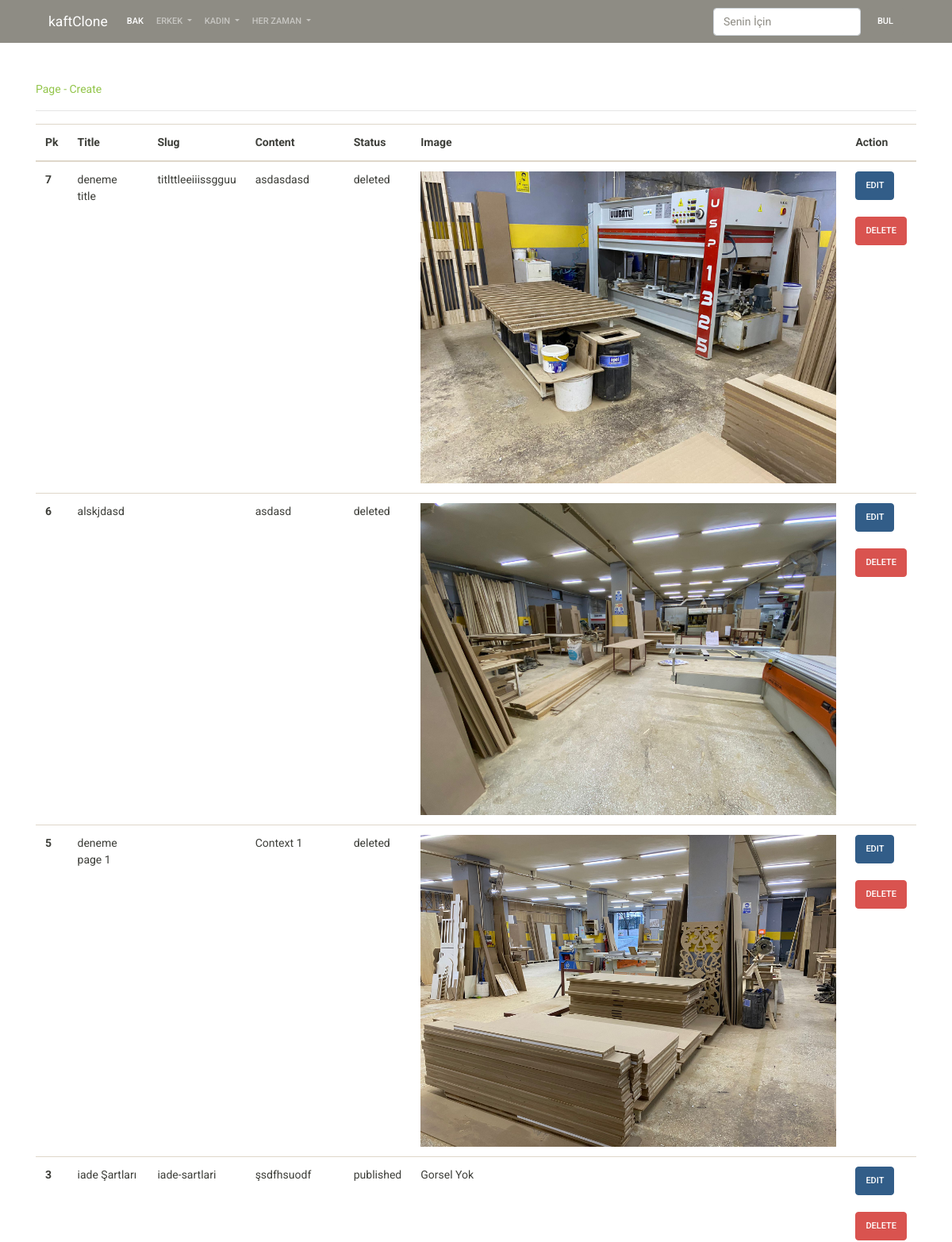
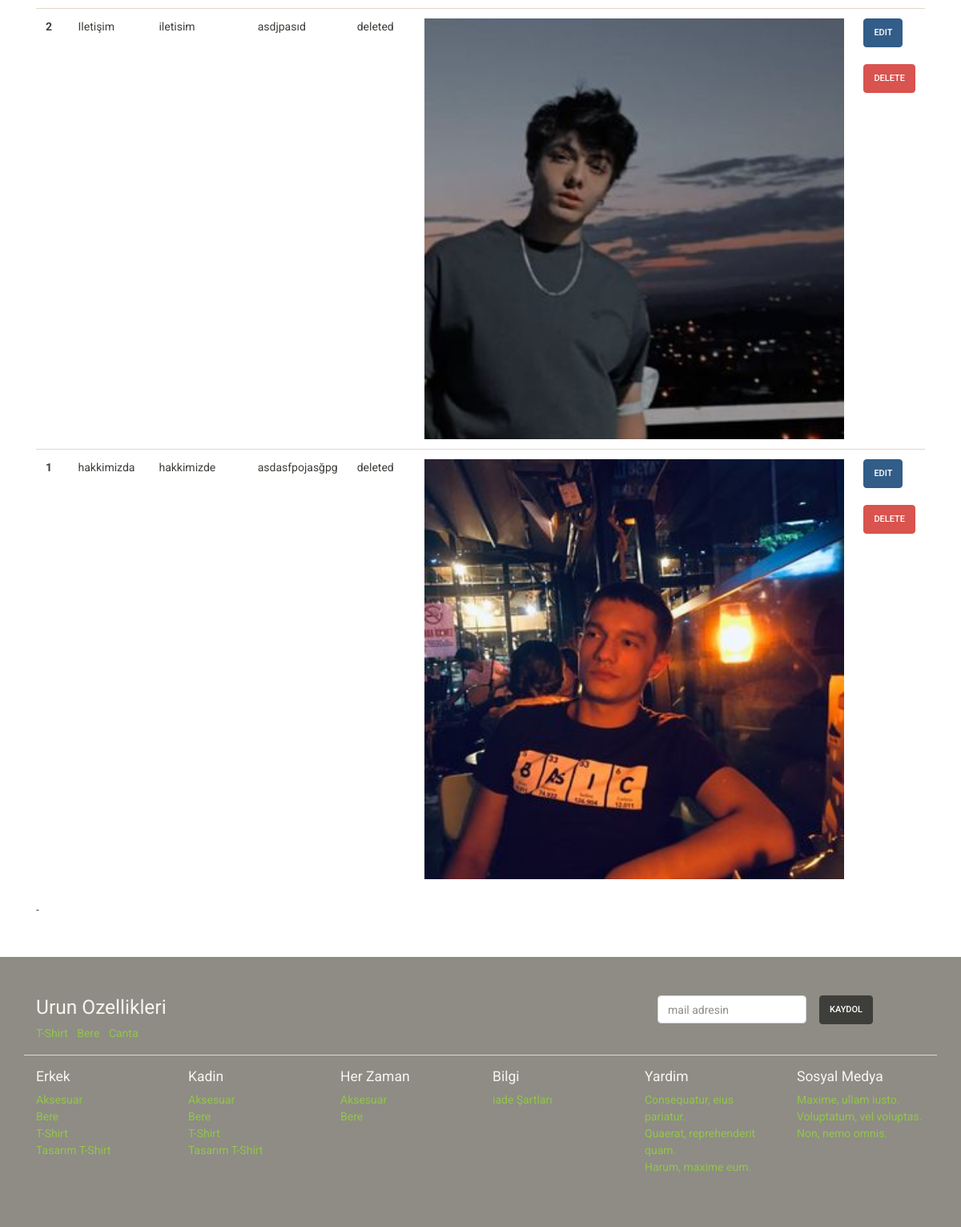
Before: /manage/page/list/ (signed in) with the older database file (2 pictures, top to bottom).
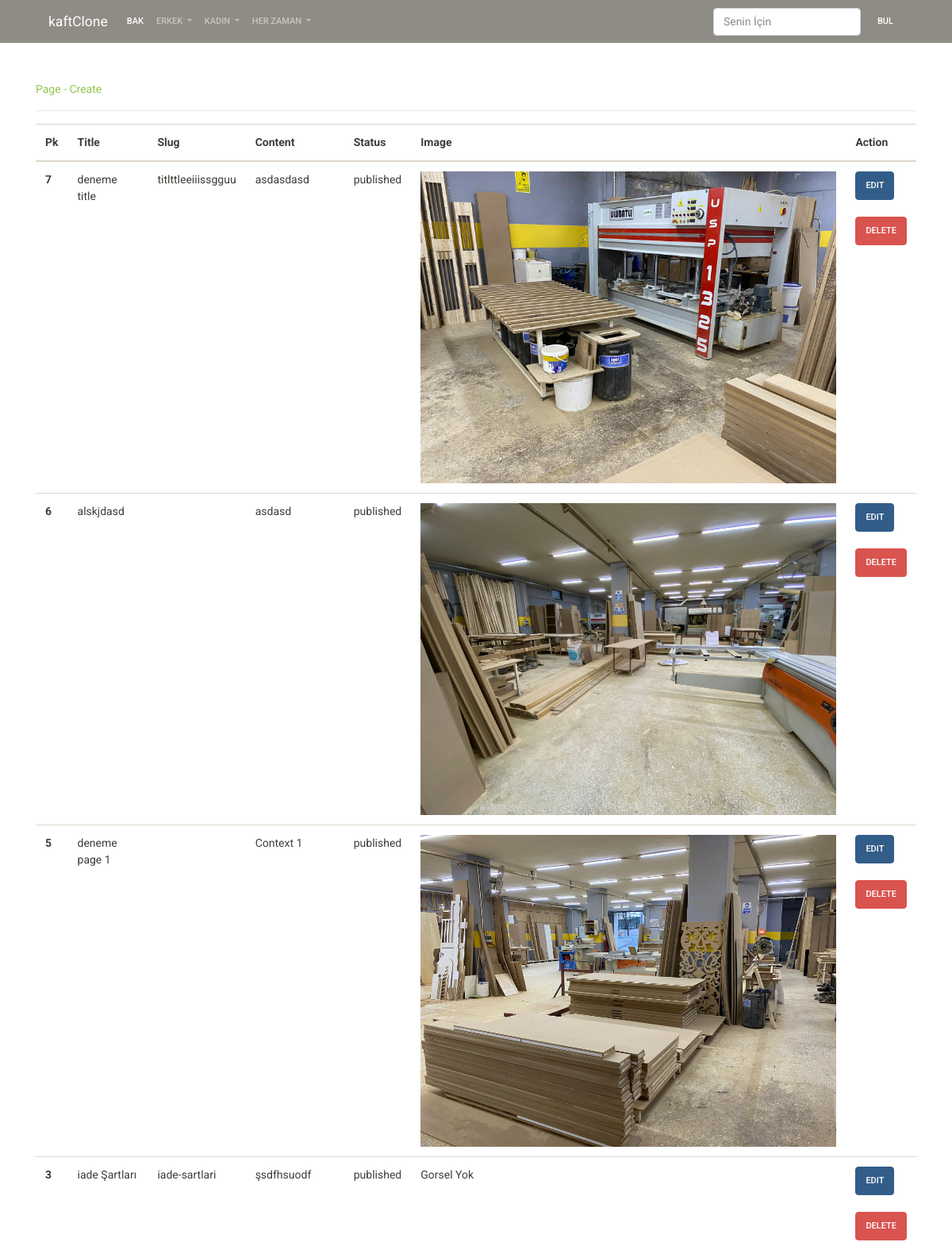
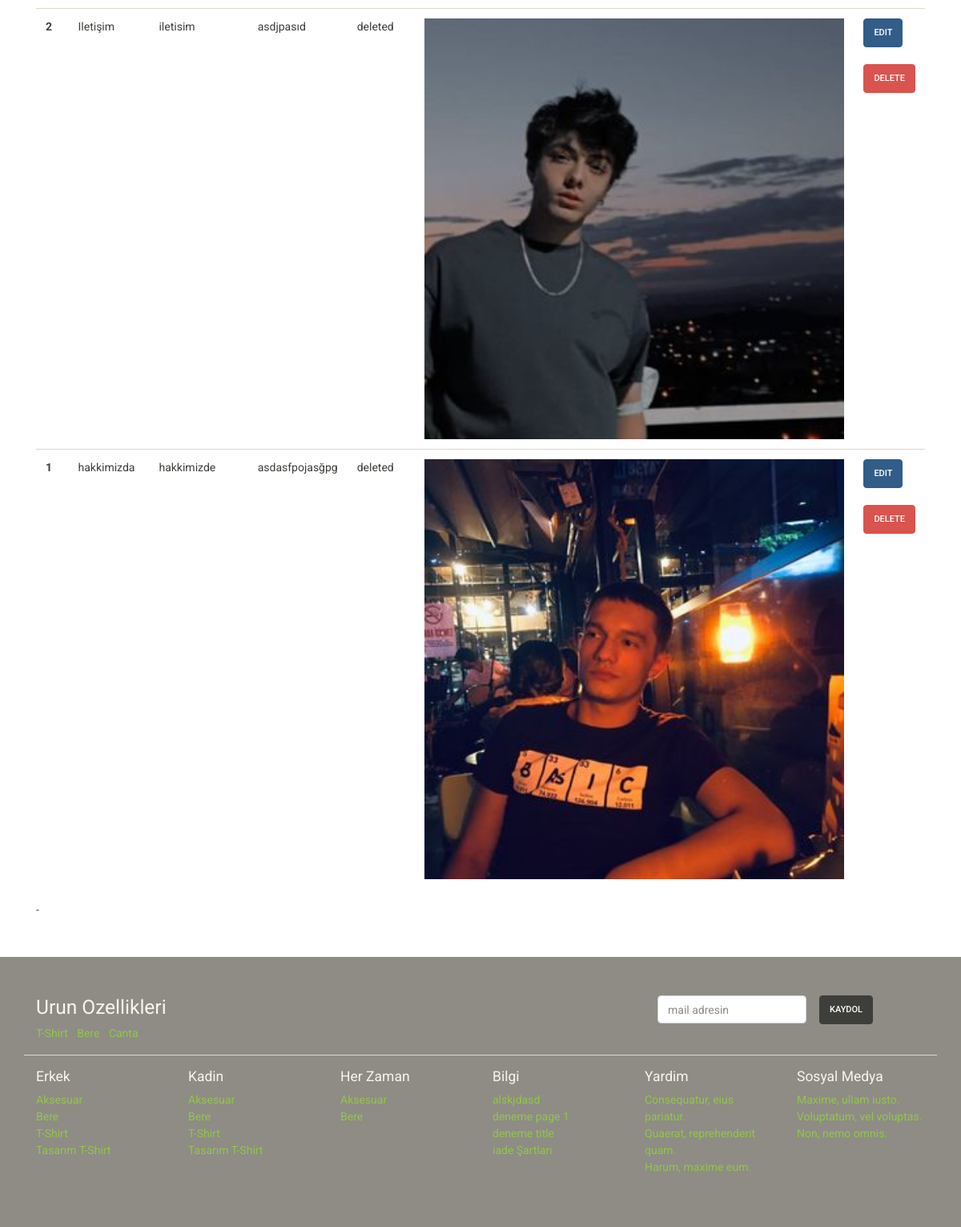
After: the same page with the newer database file (2 pictures, top to bottom).
### page/models.py (models this page shows)
class Page(models.Model):
    title=models.CharField(max_length=200)
    slug=models.SlugField(max_length=200,default="")
    content=models.TextField()
    cover_image = models.ImageField(upload_to='page',null=True,blank=True)
    status=models.CharField(default=DEFAULT_STATUS,choices=STATUS,max_length=10)
    created_at=models.DateTimeField(auto_now_add=True)
    updated_at=models.DateTimeField(auto_now=True)

### product/models.py (models this page shows, shortened)
class Category(models.Model):
    title=models.CharField(max_length=200)
    slug=models.SlugField(max_length=200,default="")
    status=models.CharField(default=DEFAULT_STATUS,choices=STATUS,max_length=10)
    created_at=models.DateTimeField(auto_now_add=True)
    updated_at=models.DateTimeField(auto_now=True)
    gender=models.CharField(
        max_length=6,
        default="unisex",
        choices=GENDER_CHOICE,
                            )
    is_men=models.BooleanField(default=False)
    is_women=models.BooleanField(default=False)

### page/views.py (the view)
# urls.py: path('page/list/',page_list,name='page_list'),
@staff_member_required
def page_list(request):
    context={}
    context['items']=Page.objects.all().order_by('-pk')
    return render(request,"manage/page_list.html",context)

### Deneme1/nav_context.py (called while the page is built)
def nav_data(request):
    context=dict()
    context['categories']=Category.objects.filter(
        status=STATUS,
    ).order_by('title')
    context['pages']=Page.objects.filter(
        status=STATUS
    ).order_by('title')
    return context

### templates/manage/page_list.html
{% extends 'base/base.html' %}
{% block content %}
<div class="container mt-5">
    <div class="row">
        <div class="col-sm-12 ">
            <a href='{% url "page_create" %}'>Page - Create</a>
          <hr>
            <table class="table">
                <thead>
                  <tr>
                    <th scope="col">Pk</th>
                    <th scope="col">Title</th>
                    <th scope="col">Slug</th>
                    <th scope="col">Content</th>
                    <th scope="col">Status</th>
                    <th scope="col">Image</th>
                    <th scope="col">Action</th>
                  </tr>
                </thead>
                <tbody>
                    {% for item in items %}
                  <tr>
                    <th scope="row">{{item.pk}}</th>
                    <td>{{item.title}}</td>
                    <td>{{item.slug}}</td>
                    <td>{{item.content}}</td>
                    <td>{{item.status}}</td>
                    <td>
                      {% if item.cover_image %}
                      <img src="{{ item.cover_image.url }}" class="w-100" >
                      {% else %}
                          Gorsel Yok
                      {% endif %}
                  </td>
                    <td><a href="{% url 'page_update' item.pk %}" class="btn btn-primary">Edit</a><br><br>
                      <a href="{% url 'page_delete' item.pk %}" class="btn btn-danger">Delete</a>
                    </td>
                  </tr>
                  {% endfor %}
                </tbody>
            </table>
            -<br>
        </div>
    </div>
</div>
{% endblock %}

### templates/base/base.html (shortened to what this page needs)
<!DOCTYPE html>
<html lang="en">
<head>
    {% include 'base/components/head.html' %}
</head>
<body>
    {% include 'base/components/nav.html' %}
    {% block content%}
    {% endblock %}
    {% include 'base/components/footer.html' %}
</body>
</html>

### templates/base/components/head.html (shortened to what this page needs)
{% load static %}
<link rel="stylesheet" href="{% static '/css/bootstrap.min.css' %}">

### templates/base/components/nav.html (shortened to what this page needs)
<div class="bg-dark">
    <div class="container">
<nav class="navbar navbar-expand-lg navbar-dark ">
        <a class="navbar-brand" href="#">kaftClone</a>
        <div class="collapse navbar-collapse" id="navbarColor02">
          <ul class="navbar-nav mr-auto">
            <li class="nav-item active">
              <a class="nav-link" href="#">Bak <span class="sr-only">(current)</span></a>
            </li>
            <li class="nav-item dropdown">
                <a class="nav-link dropdown-toggle" data-toggle="dropdown" href="#" role="button" aria-haspopup="" aria-expanded="">
                    Erkek
                </a>
            </li>
            <li class="nav-item dropdown">
                <a class="nav-link dropdown-toggle" data-toggle="dropdown" href="#" role="button" aria-haspopup="" aria-expanded="">
                    Kadın
                </a>
            </li>
            <li class="nav-item dropdown">
                <a class="nav-link dropdown-toggle" data-toggle="dropdown" href="#" role="button" aria-haspopup="" aria-expanded="">
                    Her Zaman
                </a>
            </li>
          </ul>
          <form class="form-inline my-2 my-lg-0">
            <input class="form-control mr-sm-2" type="text" placeholder='Senin İçin'>
            <button class="btn btn-secondary my-2 my-sm-0" type="submit">Bul</button>
          </form>
        </div>
      </nav>
    </div>
</div>

### templates/base/components/footer.html (shortened to what this page needs)
<div class="bg-dark py-5 mt-5">
    <div class="container">
        <div class="row">
            <div class="col-sm-8">
                <h3 class="text-light">Urun Ozellikleri</h3>
                <ul class="list-inline">
                    <li class="list-inline-item">
                        <a href="">T-Shirt</a>
                    </li>
                    <li class="list-inline-item">
                        <a href="">Bere</a>
                    </li>
                    <li class="list-inline-item">
                        <a href="">Canta</a>
                    </li>
                </ul>
            </div>
            <div class="col-sm-4">
                <form class="form-inline">
                    <div class="form-group mx-sm-3 mb-2">
                        <input type="email" class="form-control" id="ebulten" placeholder="mail adresin">
                    </div>
                    <button type="submit" class="btn btn-dark mb-2">Kaydol</button>
                    </form>
            </div>
        </div>
        <div class="row border-top mb-3"></div>
        <div class="row">
            <div class="col-sm-2">
                <h5 class="text-light">Erkek</h5>
                <ul class="list-unstyled">
                    {% for item in categories %}
                    {% if item.gender == 'man' or item.gender == 'unisex' %}
                        <a class="" href="{% url 'category_show' category_slug=item.slug %}">{{item.title}}</a>
                    {% endif %}
                      {% endfor %}
                </ul>
            </div>
            <div class="col-sm-2">
                <h5 class="text-light">Kadin</h5>
                <ul class="list-unstyled">
                    {% for item in categories %}
                    {% if item.gender == 'woman' or item.gender == 'unisex' %}
                        <a class="" href="{% url 'category_show' category_slug=item.slug %}">{{item.title}}</a>
                    {% endif %}
                      {% endfor %}
                </ul>
            </div>
            <div class="col-sm-2">
                <h5 class="text-light">Her Zaman</h5>
                <ul class="list-unstyled">
                    {% for item in categories %}
                        {% if item.gender == 'unisex' %}
                            <a class="" href="{% url 'category_show' category_slug=item.slug %}">{{item.title}}</a>
                        {% endif %}
                      {% endfor %}
                </ul>
            </div>
            <div class="col-sm-2">
                <h5 class="text-light">Bilgi</h5>
                <ul class="list-unstyled">
                    {% for item in pages %}
                    <li>
                        <a href="">
                            {{item.title}}
                        </a>
                    </li>
                    {% endfor %}
                </ul>
            </div>
            <div class="col-sm-2">
                <h5 class="text-light">Yardim</h5>
                <ul class="list-unstyled">
                    <li><a href="">Consequatur, eius pariatur.</a></li>
                    <li><a href="">Quaerat, reprehenderit quam.</a></li>
                    <li><a href="">Harum, maxime eum.</a></li>
                </ul>
            </div>
            <div class="col-sm-2">
                <h5 class="text-light">Sosyal Medya</h5>
                <ul class="list-unstyled text-white">
                    <li><a href="" >Maxime, ullam iusto.</a></li>
                    <li><a href="" >Voluptatum, vel voluptas.</a></li>
                    <li><a href="" >Non, nemo omnis.</a></li>
                </ul>
            </div>
        </div>
    </div>
</div>

### templates/base/components/footer_scripts.html (shortened to what this page needs)
{% load static %}

Changed rows visible on the page:
now on one of the page's lists (row edited): Page: title "deneme title"
changed Page "deneme title": status "deleted" → "published"
now on one of the page's lists (row edited): Page: title "alskjdasd"
changed Page "alskjdasd": status "deleted" → "published"
now on one of the page's lists (row edited): Page: title "deneme page 1"
changed Page "deneme page 1": status "deleted" → "published"
